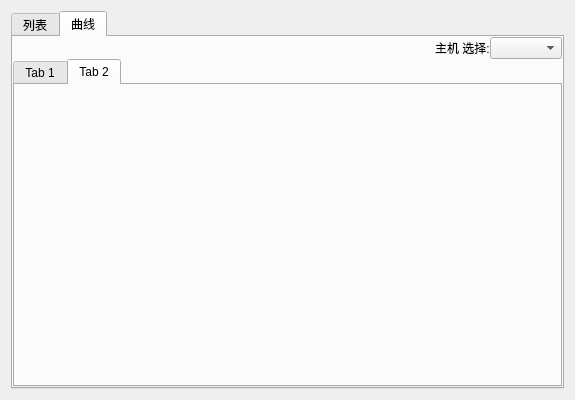
<?xml version="1.0" encoding="UTF-8"?>
<ui version="4.0">
 <class>ResourceManageDialog</class>
 <widget class="QDialog" name="ResourceManageDialog">
  <property name="geometry">
   <rect>
    <x>0</x>
    <y>0</y>
    <width>575</width>
    <height>400</height>
   </rect>
  </property>
  <property name="windowTitle">
   <string>资源管理器</string>
  </property>
  <layout class="QGridLayout" name="gridLayout">
   <item row="0" column="0">
    <widget class="QTabWidget" name="tabWidget">
     <property name="currentIndex">
      <number>1</number>
     </property>
     <property name="tabBarAutoHide">
      <bool>false</bool>
     </property>
     <widget class="QWidget" name="tab">
      <attribute name="title">
       <string>列表</string>
      </attribute>
      <layout class="QGridLayout" name="gridLayout_2">
       <item row="0" column="0">
        <widget class="QTableView" name="tableView"/>
       </item>
      </layout>
     </widget>
     <widget class="QWidget" name="tab_2">
      <attribute name="title">
       <string>曲线</string>
      </attribute>
      <layout class="QVBoxLayout" name="verticalLayout">
       <property name="spacing">
        <number>0</number>
       </property>
       <property name="leftMargin">
        <number>0</number>
       </property>
       <property name="topMargin">
        <number>0</number>
       </property>
       <property name="rightMargin">
        <number>0</number>
       </property>
       <property name="bottomMargin">
        <number>0</number>
       </property>
       <item>
        <layout class="QHBoxLayout" name="horizontalLayout">
         <item>
          <spacer name="horizontalSpacer">
           <property name="orientation">
            <enum>Qt::Horizontal</enum>
           </property>
           <property name="sizeHint" stdset="0">
            <size>
             <width>40</width>
             <height>20</height>
            </size>
           </property>
          </spacer>
         </item>
         <item>
          <widget class="QLabel" name="label">
           <property name="text">
            <string>主机 选择:</string>
           </property>
          </widget>
         </item>
         <item>
          <widget class="QComboBox" name="comboBox"/>
         </item>
        </layout>
       </item>
       <item>
        <widget class="QTabWidget" name="tabWidgetCurve">
         <property name="currentIndex">
          <number>1</number>
         </property>
         <widget class="QWidget" name="tab_3">
          <attribute name="title">
           <string>Tab 1</string>
          </attribute>
         </widget>
         <widget class="QWidget" name="tab_4">
          <attribute name="title">
           <string>Tab 2</string>
          </attribute>
         </widget>
        </widget>
       </item>
      </layout>
     </widget>
    </widget>
   </item>
  </layout>
 </widget>
 <resources/>
 <connections/>
</ui>
